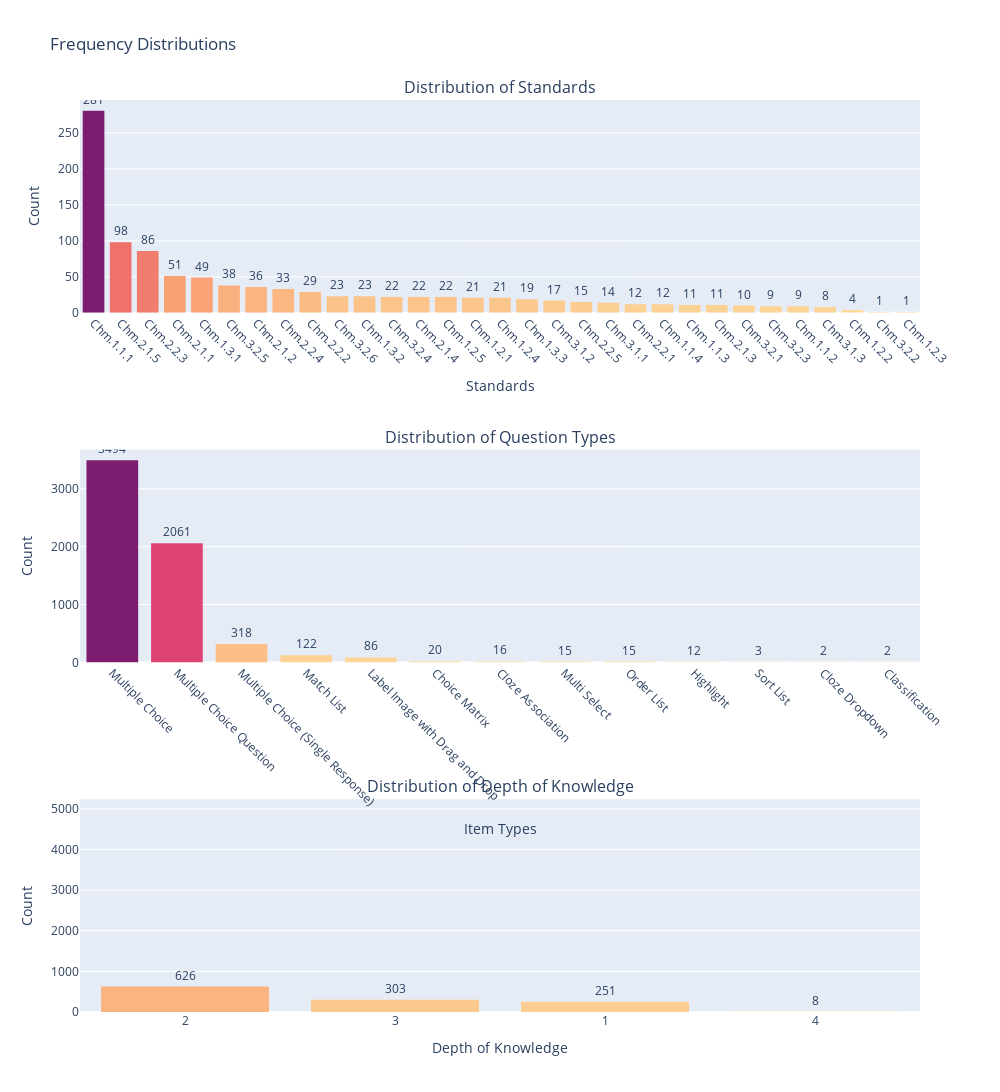

The notebook cell saved with this chart:
### Markdown cell above
#### Distribution Visualizations

### Code cell
from src.utils import create_frequency_distributions_plot
fig_distributions = create_frequency_distributions_plot(standard_dist, item_type_dist, dok_dist)
display(fig_distributions)

### Figure 1 — Plotly figure (JSON) as saved in the notebook; plotly's stock layout.template omitted (floating-point values rounded to 4 significant figures)
{"data": [{"customdata": [281, 98, 86, 51, 49, 38, 36, 33, 29, 23, 23, 22, 22, 22, 21, 21, 19, 17, 15, 14, 12, 12, 11, 11, 10, 9, 9, 8, 4, 1, 1], "hoverinfo": "x+y", "hovertemplate": "%{x}<br>Count: %{customdata}<extra></extra>", "marker": {"color": [281, 98, 86, 51, 49, 38, 36, 33, 29, 23, 23, 22, 22, 22, 21, 21, 19, 17, 15, 14, 12, 12, 11, 11, 10, 9, 9, 8, 4, 1, 1], "colorscale": [[0, "rgb(252, 222, 156)"], [0.1667, "rgb(250, 164, 118)"], [0.3333, "rgb(240, 116, 110)"], [0.5, "rgb(227, 79, 111)"], [0.6667, "rgb(220, 57, 119)"], [0.8333, "rgb(185, 37, 122)"], [1, "rgb(124, 29, 111)"]], "line": {"width": 0}}, "name": "Chem Standards", "text": [281, 98, 86, 51, 49, 38, 36, 33, 29, 23, 23, 22, 22, 22, 21, 21, 19, 17, 15, 14, 12, 12, 11, 11, 10, 9, 9, 8, 4, 1, 1], "textposition": "outside", "type": "bar", "x": ["Chm.1.1.1", "Chm.2.1.5", "Chm.2.2.3", "Chm.2.1.1", "Chm.1.3.1", "Chm.3.2.5", "Chm.2.1.2", "Chm.2.2.4", "Chm.2.2.2", "Chm.3.2.6", "Chm.1.3.2", "Chm.3.2.4", "Chm.2.1.4", "Chm.1.2.5", "Chm.1.2.1", "Chm.1.2.4", "Chm.1.3.3", "Chm.3.1.2", "Chm.2.2.5", "Chm.3.1.1", "Chm.2.2.1", "Chm.1.1.4", "Chm.1.1.3", "Chm.2.1.3", "Chm.3.2.1", "Chm.3.2.3", "Chm.1.1.2", "Chm.3.1.3", "Chm.1.2.2", "Chm.3.2.2", "Chm.1.2.3"], "xaxis": "x", "y": [281, 98, 86, 51, 49, 38, 36, 33, 29, 23, 23, 22, 22, 22, 21, 21, 19, 17, 15, 14, 12, 12, 11, 11, 10, 9, 9, 8, 4, 1, 1], "yaxis": "y"}, {"customdata": [3494, 2061, 318, 122, 86, 20, 16, 15, 15, 12, 3, 2, 2], "hoverinfo": "x+y", "hovertemplate": "%{x}<br>Count: %{customdata}<extra></extra>", "marker": {"color": [3494, 2061, 318, 122, 86, 20, 16, 15, 15, 12, 3, 2, 2], "colorscale": [[0, "rgb(252, 222, 156)"], [0.1667, "rgb(250, 164, 118)"], [0.3333, "rgb(240, 116, 110)"], [0.5, "rgb(227, 79, 111)"], [0.6667, "rgb(220, 57, 119)"], [0.8333, "rgb(185, 37, 122)"], [1, "rgb(124, 29, 111)"]], "line": {"width": 0}}, "name": "Item Types", "text": [3494, 2061, 318, 122, 86, 20, 16, 15, 15, 12, 3, 2, 2], "textposition": "outside", "type": "bar", "x": ["Multiple Choice", "Multiple Choice Question", "Multiple Choice (Single Response)", "Match List", "Label Image with Drag and Drop", "Choice Matrix", "Cloze Association", "Multi Select", "Order List", "Highlight", "Sort List", "Cloze Dropdown", "Classification"], "xaxis": "x2", "y": [3494, 2061, 318, 122, 86, 20, 16, 15, 15, 12, 3, 2, 2], "yaxis": "y2"}, {"customdata": [4978, 626, 303, 251, 8], "hoverinfo": "x+y", "hovertemplate": "%{x}<br>Count: %{customdata}<extra></extra>", "marker": {"color": [4978, 626, 303, 251, 8], "colorscale": [[0, "rgb(252, 222, 156)"], [0.1667, "rgb(250, 164, 118)"], [0.3333, "rgb(240, 116, 110)"], [0.5, "rgb(227, 79, 111)"], [0.6667, "rgb(220, 57, 119)"], [0.8333, "rgb(185, 37, 122)"], [1, "rgb(124, 29, 111)"]], "line": {"width": 0}}, "name": "Depth of Knowledge", "text": [4978, 626, 303, 251, 8], "textposition": "outside", "type": "bar", "x": [null, "2", "3", "1", "4"], "xaxis": "x3", "y": [4978, 626, 303, 251, 8], "yaxis": "y3"}], "layout": {"annotations": [{"font": {"size": 16}, "showarrow": false, "text": "Distribution of Standards", "x": 0.5, "xanchor": "center", "xref": "paper", "y": 1.0, "yanchor": "bottom", "yref": "paper"}, {"font": {"size": 16}, "showarrow": false, "text": "Distribution of Question Types", "x": 0.5, "xanchor": "center", "xref": "paper", "y": 0.6167, "yanchor": "bottom", "yref": "paper"}, {"font": {"size": 16}, "showarrow": false, "text": "Distribution of Depth of Knowledge", "x": 0.5, "xanchor": "center", "xref": "paper", "y": 0.2333, "yanchor": "bottom", "yref": "paper"}], "height": 1800, "showlegend": false, "title": {"text": "Frequency Distributions"}, "width": 1000, "xaxis": {"anchor": "y", "domain": [0, 1], "tickangle": 45, "title": {"text": "Standards"}}, "xaxis2": {"anchor": "y2", "domain": [0, 1], "tickangle": 45, "title": {"text": "Item Types"}}, "xaxis3": {"anchor": "y3", "domain": [0, 1], "title": {"text": "Depth of Knowledge"}}, "yaxis": {"anchor": "x", "domain": [0.7667, 1.0], "rangemode": "tozero", "title": {"text": "Count"}}, "yaxis2": {"anchor": "x2", "domain": [0.3833, 0.6167], "rangemode": "tozero", "title": {"text": "Count"}}, "yaxis3": {"anchor": "x3", "domain": [0, 0.2333], "rangemode": "tozero", "title": {"text": "Count"}}}}
